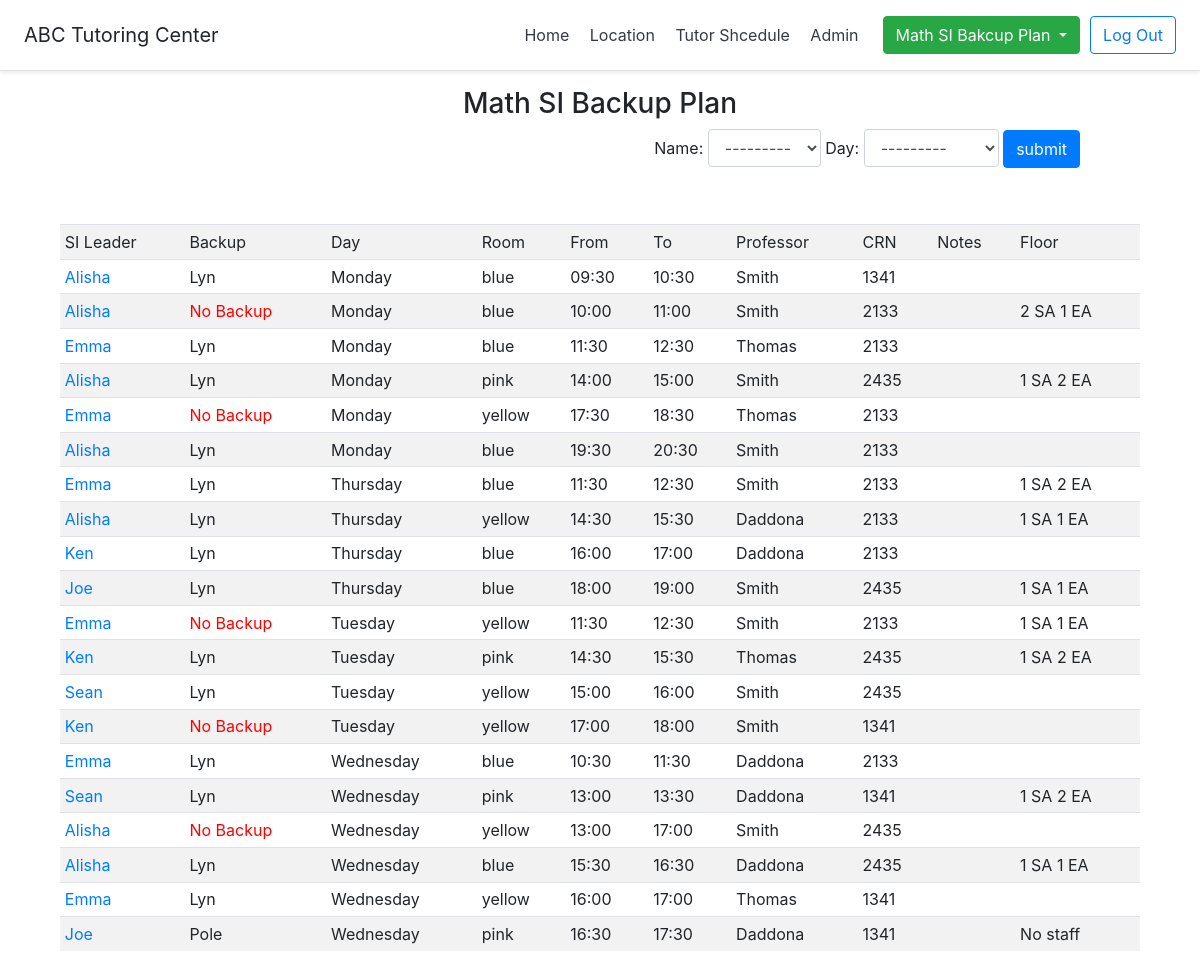
The app's page /showSiBackupPlan/alldays (signed in), older data.
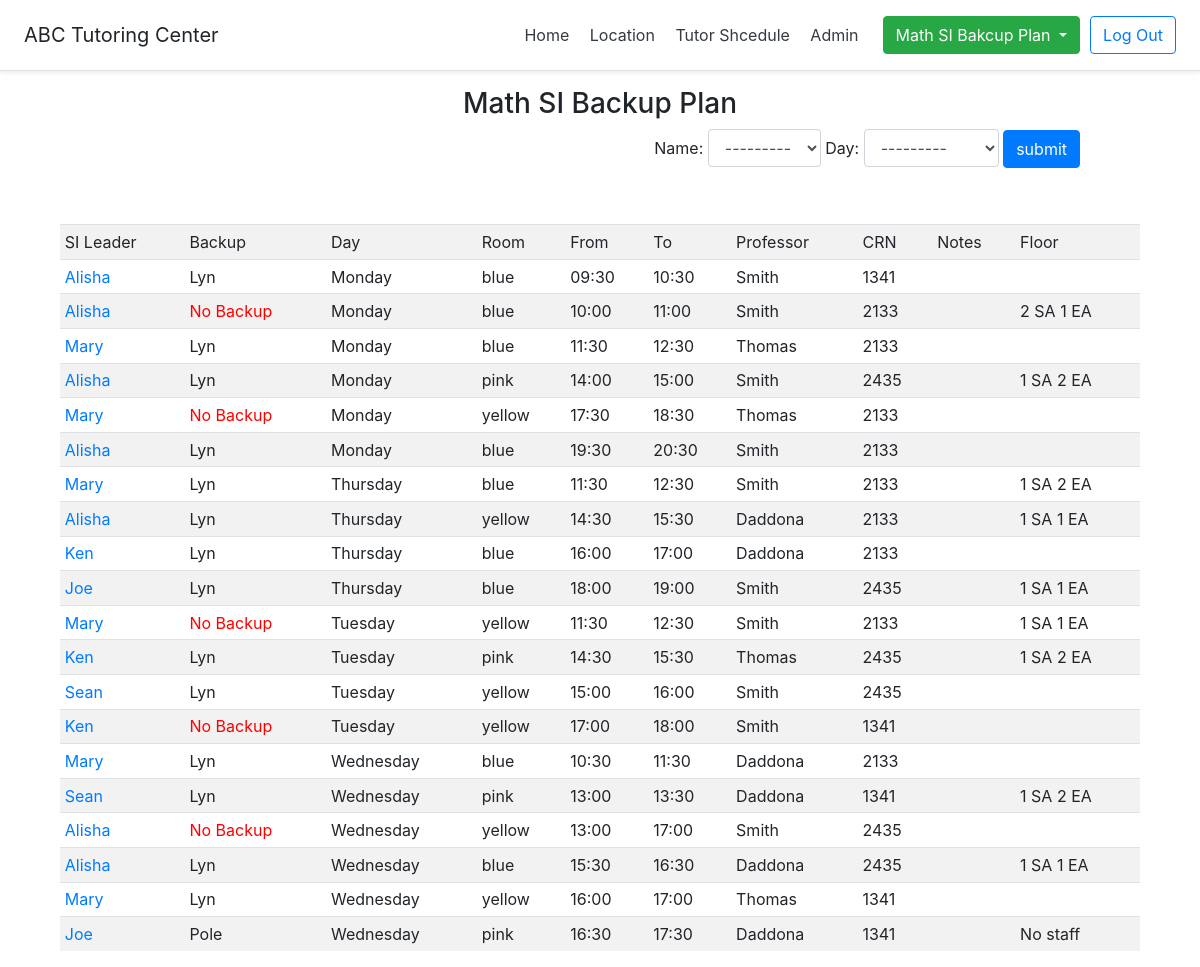
The same page, newer data.
### CS416Project/models.py (models this page shows, shortened)
class SI_Session(models.Model):
    day_choices = (
        ('', '--------'),
        ('Monday', 'Monday'),
        ('Tuesday', 'Tuesday'),
        ('Wednesday', 'Wednesday'),
        ('Thursday', 'Thursday'),
        ('Friday', 'Friday'),
        ('Sarturday', 'Satruday'),
        ('Sunday', 'Sunday'),
    )
    room_choices = (
        ('', '--------'),
        ('blue', 'blue'),
        ('yellow', 'yellow'),
        ('pink', 'pink'),
    )
    time_choices = (
        ('', '--------'),
        ('09:30', '9:30'),
        ('10:00', '10:00'),
        ('10:30', '10:30'),
        ('11:00', '11:00'),
        ('11:30', '11:30'),
        ('12:00', '12:00'),
        ('12:30', '12:30'),
        ('13:00', '1:00'),
        ('13:30', '1:30'),
        ('14:00', '2:00'),
        ('14:30', '2:30'),
        ('15:00', '3:00'),
        ('15:30', '3:30'),
        ('16:00', '4:00'),
        ('16:30', '4:30'),
        ('17:00', '5:00'),
        ('17:30', '5:30'),
        ('18:00', '6:00'),
        ('18:30', '6:30'),
        ('19:00', '7:00'),
        ('19:30', '7:30'),
        ('20:00', '8:00'),
        ('20:30', '8:30'),
    )
    crn_choices = (
        ('', '--------'),
        ('2133', '2134'),
        ('2435', '2435'),
        ('1341', '1341'),
    )
    faculty_choices = (
        ('', '--------'),
        ('Smith', 'Smith'),
        ('Thomas', 'Thomas'),
        ('Daddona', 'Daddona'),
    )
    day = models.CharField(max_length=50, choices=day_choices)
    tutor = models.ForeignKey(Tutor,on_delete=models.SET_NULL, null=True)
    backup = models.CharField(max_length=50, blank=True)
    sessionTime_from = models.CharField(max_length=50,default='', choices=time_choices)
    sessionTime_to = models.CharField(max_length=50,default='', choices=time_choices)
    room = models.CharField(max_length=50,default='',choices=room_choices)
    professor = models.CharField(max_length=50,default='', choices=faculty_choices)
    crn = models.CharField(max_length=50, default='', choices=crn_choices)
    notes = models.CharField(max_length=50,blank=True)
    floor = models.CharField(max_length=50, default='', blank=True)
    class Meta: #order by desc
                 ordering = ['day','sessionTime_from']

class Tutor(models.Model):
    objects = TutorManager()
    firstname = models.CharField(max_length=50,default='')
    lastname = models.CharField(max_length=50,default='')
    hours = models.IntegerField(default=0)
    typeofstaff = models.CharField(max_length=50, default='',choices=type_choices)
    subject1 = models.CharField(max_length=50, default='', null=True, choices=subject_choices)
    subject2 = models.CharField(max_length=50, default='', null=True, choices=subject_choices)
    usedhours = models.DecimalField(decimal_places=1, max_digits=3, default=0)
    class Meta: #order by desc
         ordering = ['firstname']
         unique_together = (('firstname', 'lastname'),)

### CS416Project/views.py (the view)
# urls.py: path('showSiBackupPlan/<day>', views.showSiBackupPlan, name="showSiBackupPlan"),
def showSiBackupPlan(request, day):
    ti = Tutor.objects.all()
    if day == 'alldays':
        backupPlans = SI_Session.objects.all().order_by('day','sessionTime_from')
    else:
        backupPlans = SI_Session.objects.filter(day=day)
    return render(request, 'showSiBackupPlan.html', {'backupPlans': backupPlans,'ti':ti})

### templates/showSiBackupPlan.html (shortened to what this page needs)
{% load staticfiles %}
<!DOCTYPE html>
<html lang="en">
<head>
    <link rel="stylesheet" href="https://maxcdn.bootstrapcdn.com/bootstrap/4.1.3/css/bootstrap.min.css">
</head>
<body>
{% include "header.html" %}
{% if user.is_authenticated %}
    <h3 >Math SI Backup Plan</h3>
    <div align=right style="padding-right: 10%">
        <form action="{% url 'showSiBackupbyTutor' %}" method="post">
            Name:  <select class="form-control" name="search">
            <option value="">---------</option>
        </select>
            Day: <select class="form-control" name="search2">
            <option value="">---------</option>
        </select>
            <input class="btn btn-primary" type="submit" value="submit">
        </form>
    </div>
    <br>
    <div class="table-responsive">
       <br>
        <table align="center" >
            <tr >
                <td>SI Leader</td>
                <td>Backup</td>
                <td>Day</td>
                <td>Room</td>
                <td>From</td>
                <td>To</td>
                <td>Professor</td>
                <td>CRN</td>
                <td>Notes</td>
                <td>Floor</td>
            </tr>
            {% for day in backupPlans %}
                <tr>
                    <td name="sileader"> <a   data-html="true" class="popup" href="#" data-toggle="popover" title="Tutor Info"
                                              data-content="{{day.tutor.firstname }} {{day.tutor.lastname}}: {{day.tutor.type}}
                     <br>Subject1: {{day.tutor.subject1}}
                     <br>Subject2: {{day.tutor.subject2}}" >{{day.tutor.firstname}}</a> </td>
                    <td name="backup"> {{day.backup}}  </td>
                        <td> {{day.day}}  </td>
                    <td> {{day.room}}  </td>
                    <td> {{day.sessionTime_from}} </td>
                    <td> {{day.sessionTime_to}} </td>
                    <td> {{day.professor}} </td>
                    <td> {{day.crn}} </td>
                    <td> {{day.notes}} </td>
                    <td> {{day.floor}} </td>
                </tr>
            {% endfor %}
         </table>
  </div>
{% else %}
    <h2 class="tr" style="text-align: center">You are now logged out</h2>
    <br>
    <div class="container" style="text-align: center">
        <a class="btn btn-primary" href="{% url 'login' %}" role="button">Login</a>
    </div>
{% endif %}
</body>
</html>

### templates/header.html (shortened to what this page needs)
<div class="d-flex flex-column flex-md-row align-items-center p-3 px-md-4 mb-3 bg-white border-bottom shadow-sm">
    <h5 class="my-0 mr-md-auto font-weight-normal">ABC Tutoring Center</h5>
    <nav class="my-2 my-md-0 mr-md-3">
        <a class="p-2 text-dark" href="/">Home</a>
        <a class="p-2 text-dark" href="/location">Location</a>
        <a class="p-2 text-dark" href="/schedule2">Tutor Shcedule</a>
        <a class="p-2 text-dark" href="/admin/">Admin</a>
    </nav>
     <div class="dropdown">
            <button class="btn btn-success dropdown-toggle" type="button" data-toggle="dropdown">Math SI Bakcup Plan
                </button>
        </div>
    <a style="margin-left: 10px" class="btn btn-outline-primary" href="{% url 'logout' %}">Log Out</a>
</div>

Row changes from the older to the newer data that the page shows:
changed through a linked row, SI_Session (number 3 of 20 on the later page): tutor.firstname "Emma" → "Mary"
changed through a linked row, SI_Session (number 5 of 20 on the later page): tutor.firstname "Emma" → "Mary"
changed through a linked row, SI_Session (number 7 of 20 on the later page): tutor.firstname "Emma" → "Mary"
changed through a linked row, SI_Session (number 11 of 20 on the later page): tutor.firstname "Emma" → "Mary"
changed through a linked row, SI_Session (number 15 of 20 on the later page): tutor.firstname "Emma" → "Mary"
changed through a linked row, SI_Session (number 19 of 20 on the later page): tutor.firstname "Emma" → "Mary"
